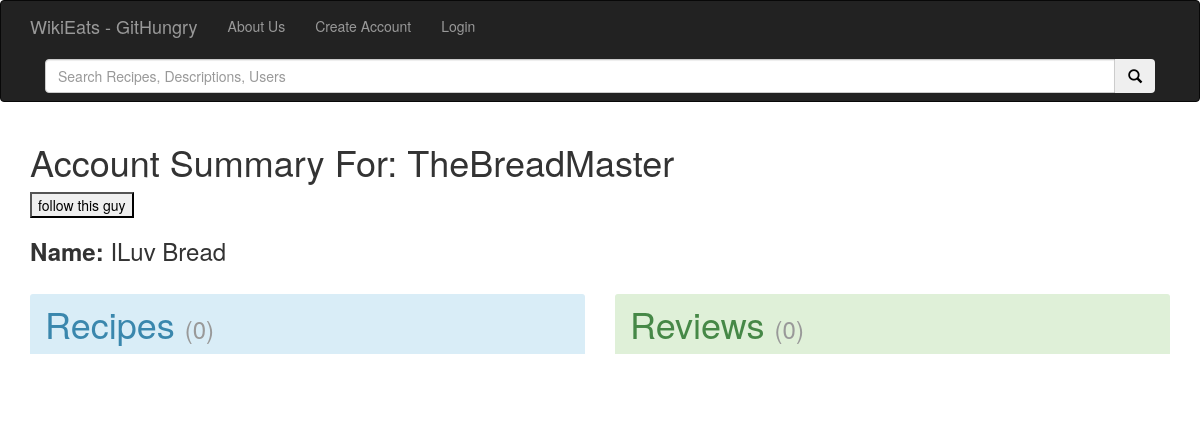
/MainPages/DisplayAccount.php?userID=27, run on the app's committed database.
### tables this page shows
CREATE TABLE `users` (
  `username` text NOT NULL,
  `firstname` text NOT NULL,
  `lastname` text NOT NULL,
  `userid` int(11) NOT NULL,
  `Password` text NOT NULL,
  `LastLoggedIn` date NOT NULL
);

### includes/AccessDatabase.php (called while the page is built, shortened)
<?php
class RecipeDB
{
	public static function getUserByID($userID)
	{
		$connection = new mysqli("localhost", "root", "", "recipes");
		$sql = "SELECT username, userid, firstname, lastname FROM users WHERE userid LIKE '".$userID."'";
		$result = $connection->query($sql);
		if($result)
		{
			$row = $result->fetch_assoc();
			return $row;
		}
		else
			return NULL;
	}
	public static function getRecipesByUser($userID)
	{
		$connection = new mysqli("localhost", "root", "", "recipes");
		$sql = "SELECT * FROM generalRecipes WHERE userid LIKE '".$userID."'";
		$result = $connection->query($sql);
		if($result)
		{
			$retval = Array();
			return $retval;
		}
		else
			return NULL;
	}
	public static function getReviewsByUser($userID)
	{
		$connection = new mysqli("localhost", "root", "", "recipes");
		$sql = "SELECT * FROM reviews WHERE userid LIKE '".$userID."'";
		$result = $connection->query($sql);
		if($result)
		{
			$retval = Array();
			return $retval;
		}
		else
			return NULL;
	}
}

### MainPages/DisplayAccount.php (the view, shortened to what this page needs)
<?php include '../includes/AccessDatabase.php'; ?>
<!DOCTYPE html>
<html lang="en">
	<head>
		<link href="../bootstrap3_defaultTheme/dist/css/bootstrap.css" rel="stylesheet">
		<link rel="stylesheet" type="text/css" href="includes/wiki-eats.css" >
	</head>
	<body>
		<?php include '../includes/wikieatsheader.php';?>
		<?php
			$user = RecipeDB::getUserByID($_GET["userID"]);
			$recipes = RecipeDB::getRecipesByUser($user["userid"]);
			$reviews = RecipeDB::getReviewsByUser($user["userid"]);
		?>
		<div class="container">
			<div class="row">
				<div class="col-md-12">
					 <h1>Account Summary For: <?php echo $user["username"]?></h1>
					 <form method="POST" action="../processes/Follow.php">
					 	<input  type="submit" value="follow this guy">
					</form>
					 <h3><strong>Name:</strong> <?php echo $user["firstname"]." ".$user["lastname"] ?></h3>
		 		</div>
				<div class="panel-group panel-info col-md-6">
					<h1 class="panel-heading">Recipes <small>(<?php echo count($recipes) ?>)</small></h1>
					<div class="panel-body">
					</div>
				</div>
				<div class="panel-group panel-success col-md-6">
					<h1 class="panel-heading">Reviews <small>(<?php echo count($reviews) ?>)</small></h1>
					<div class="panel-body">
					</div>
				</div>
		 	</div>
		 </div>
	</body>
</html>

### data on the page
users: username "TheBreadMaster", firstname "ILuv", lastname "Bread"

### other printed values
count($recipes) "0"
count($reviews) "0"
